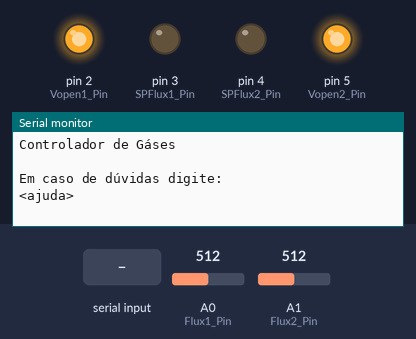
A sketch run on a simulated Arduino Uno, built with avr-gcc and run on an emulated ATmega328P. Parts: output pins drawn as LEDs (lit = HIGH), the last lines printed to the serial monitor. The inputs (shaded band) are chosen by the test bench; at power-on: A0 (Flux1_Pin) = 512, A1 (Flux2_Pin) = 512.

Above: at 1.2 s.
1.3 s: "<sp,1>" received over Serial
At 2.2 s:
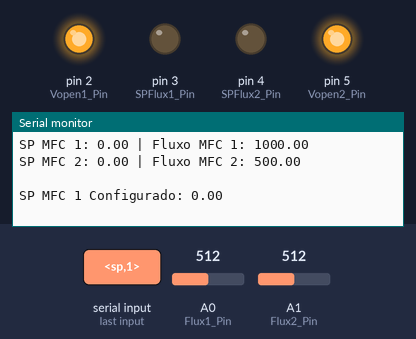
2.8 s: "<fluxmax,1>" received over Serial
At 3.6 s:
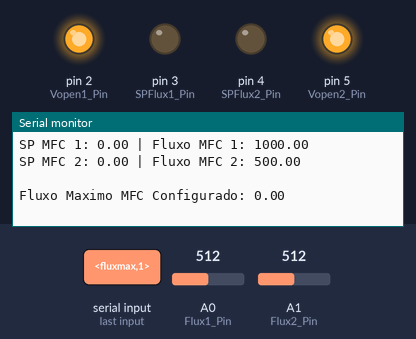
4.3 s: "<fatormfc,1>" received over Serial
At 4.8 s:
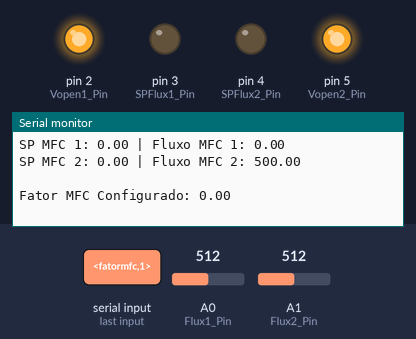
Timing chart, 0 to 7.3 s (numbered marks = the images above; inputs shaded):
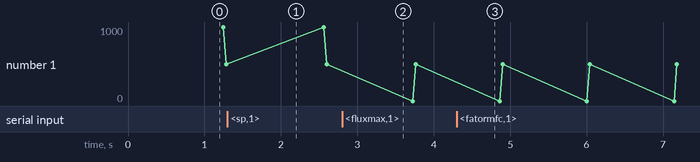

The sketch:

Controle_MFC_Gas.ino
```cpp
// (licence header left out)
//***************************************************************************************************************************
//Declarações Iniciais
//***************************************************************************************************************************

const byte buffSize = 40;
char inputBuffer[buffSize];
const char startMarker = '<';
const char endMarker = '>';
byte bytesRecvd = 0;
boolean readInProgress = false;
boolean newDataFromPC = false;

char messageFromPC[buffSize] = {0};
int intFromPC = 0;
float floatFromPC = 0.0; // fraction of servo range to move

int MFC = 0;
boolean SPMFC_update = false;
boolean FluxMaxMFC_update = false;
boolean FatorMFC_update = false;
boolean FatorGas_update = false;
boolean imprimeAjuda = false;

int amostra = 0;
int intervalo = 3000;

//Configurações MFC 1
#define SPFlux1_Pin 3
#define Vopen1_Pin 2
#define Flux1_Pin A0

int SPFlux1_Out = 0;
float Flux_Max1 = 2000;
float SPFlux1 = 0;
float Flux1 = 0;
float Flux1_Val = 0;
float Fator_MFC1 = 1;
float Fator_Gas_MFC1 = 2.00;


//Configurações MFC 2
#define SPFlux2_Pin 4
#define Vopen2_Pin 5
#define Flux2_Pin A1

int SPFlux2_Out = 0;
float Flux_Max2 = 1000;
float SPFlux2 = 0;
float Flux2 = 0;
float Flux2_Val = 0;
float Fator_MFC2 = 1;
float Fator_Gas_MFC2 = 1.13;

/*
//Configurações MFC 3
#define SPFlux3_Pin 3
#define Vopen3_Pin 2
#define Flux3_Pin A0

int SPFlux3_Out = 0;
float Flux_Max3 = 500;
float SPFlux3 = 0;
float Flux3 = 0;
float Flux3_Val = 0;
float Fator_MFC3 = 1;
float Fator_Gas_MFC3 = 1;

//Configurações MFC 4
#define SPFlux4_Pin 3
#define Vopen4_Pin 2
#define Flux4_Pin A0

int SPFlux4_Out = 0;
float Flux_Max4 = 500;
float SPFlux4 = 0;
float Flux4 = 0;
float Flux4_Val = 0;
float Fator_MFC4 = 1;
float Fator_Gas_MFC4 = 1;
*/

//***************************************************************************************************************************
//Rotinas Principais
//***************************************************************************************************************************

void setup() {

  //Inicia Porta Serial
  Serial.begin(9600);

  pinMode(SPFlux1_Pin,OUTPUT);
  pinMode(Vopen1_Pin,OUTPUT);

  digitalWrite(SPFlux1_Pin,0);
  digitalWrite(Vopen1_Pin,1);

  Flux_Max1 = Flux_Max1*(Fator_MFC1/Fator_Gas_MFC1);

  pinMode(SPFlux2_Pin,OUTPUT);
  pinMode(Vopen2_Pin,OUTPUT);

  digitalWrite(SPFlux2_Pin,0);
  digitalWrite(Vopen2_Pin,1);

  Flux_Max2 = Flux_Max2*(Fator_MFC2/Fator_Gas_MFC2);

  Serial.println("<Arduino is ready>");

  Serial.println(" ");
  Serial.println("* O R N E L A S  C O R P O R A T I O N *");
  Serial.println("Controlador de Gáses");
  Serial.println(" ");
  Serial.println("Em caso de dúvidas digite:");
  Serial.println("<ajuda>");
  Serial.println(" ");
}

void loop() {

  getDataFromPC();
  configIno();
  replyToPC();
  Controle_MFC1();
  Controle_MFC2();
  PrintFluxo();

}


//***************************************************************************************************************************
//Rotinas de Comunicação Serial
//***************************************************************************************************************************

void getDataFromPC() {

    // receive data from PC and save it into inputBuffer

  if(Serial.available() > 0) {

    char x = Serial.read();

      // the order of these IF clauses is significant

    if (x == endMarker) {
      readInProgress = false;
      newDataFromPC = true;
      inputBuffer[bytesRecvd] = 0;
      parseData();
    }

    if(readInProgress) {
      inputBuffer[bytesRecvd] = x;
      bytesRecvd ++;
      if (bytesRecvd == buffSize) {
        bytesRecvd = buffSize - 1;
      }
    }

    if (x == startMarker) {
      bytesRecvd = 0;
      readInProgress = true;
    }
  }
}

//=============

void parseData() {

    // split the data into its parts

  char * strtokIndx; // this is used by strtok() as an index

  strtokIndx = strtok(inputBuffer,",");      // get the first part - the string
  strcpy(messageFromPC, strtokIndx); // copy it to messageFromPC

  strtokIndx = strtok(NULL, ","); // this continues where the previous call left off
  intFromPC = atoi(strtokIndx);     // convert this part to an integer

  strtokIndx = strtok(NULL, ",");
  floatFromPC = atof(strtokIndx);     // convert this part to a float

}

//=============

void replyToPC() {

  if (newDataFromPC) {
    newDataFromPC = false;

    Serial.println(" ");

    if(SPMFC_update){
      SPMFC_update = false;
      Serial.print("SP MFC ");
      Serial.print(MFC);
      Serial.print(" Configurado: ");
      Serial.println(floatFromPC);
      }

    if(FluxMaxMFC_update){
      FluxMaxMFC_update = false;
      Serial.print("Fluxo Maximo MFC Configurado: ");
      Serial.println(floatFromPC);
      }

    if(FatorMFC_update){
      FatorMFC_update = false;
      Serial.print("Fator MFC Configurado: ");
      Serial.println(floatFromPC);
      }

    if(FatorGas_update){
      FatorGas_update = false;
      Serial.print("Fator Gas Configurado: ");
      Serial.println(floatFromPC);
      }

    if(imprimeAjuda){
      imprimeAjuda = false;
      Serial.println("# AJUDA #");
      Serial.println("Forma de digitar os comandos: <comando,numero do MFC,valor>");
      Serial.println("Exemplo: Quero modificar o setpoit do fluxo de gás do MFC 1.");
      Serial.println("Para isso digite o seguinte comando: <sp,1,100>");
      Serial.println("Com isso o Setpoint do MFC 1 será alterado para 100 sccm.");
      Serial.println(" ");
      Serial.println("Comandos que podem ser utilizados neste software:");
      Serial.println("ajuda - Mostra os comandos que podem ser utilizados. (ex: <ajuda>)");
      Serial.println("sp - Altera o Setpoint do fluxo de gás do MFC escolhido. (ex: <sp,1,100>)");
      Serial.println("fluxmax - Altera o fluxo máximo descrito no MFC. (ex: <fluxmax,1,500>)");
      Serial.println("fatormfc - Altera o fator de correção do gás calibrado no MFC. (ex: <fatormfc,1,0.7>)");
      Serial.println("fatorgas - Altera o fator de correção do gás de trabalho. (ex: <fatorgas,1,0.1>)");
      Serial.println(" ");
      Serial.println("Desenvolvedor:");
      Serial.println("Ornelas Corporation");
      }

    Serial.println(" ");
    }
}

//=============

void configIno(){

  if (strcmp(messageFromPC, "sp") == 0){
    MFC = intFromPC;
    SPMFC_update = true;
    }
    else{
      SPMFC_update = false;
    }

   if (strcmp(messageFromPC, "fluxmax") == 0){
    MFC = intFromPC;
    FluxMaxMFC_update = true;
    }
    else{
      FluxMaxMFC_update = false;
    }

   if (strcmp(messageFromPC, "fatormfc") == 0){
    MFC = intFromPC;
    FatorMFC_update = true;
    }
    else{
      FatorMFC_update = false;
    }

   if (strcmp(messageFromPC, "fatorgas") == 0){
    MFC = intFromPC;
    FatorGas_update = true;
    }
    else{
      FatorGas_update = false;
    }

    configMFC();

   if (strcmp(messageFromPC, "ajuda") == 0){
    imprimeAjuda = true;
   }
   else{
   imprimeAjuda = false;
   }
}

//=============

void configMFC(){

  switch (MFC){

    case 1:
    if(SPMFC_update){SPFlux1 = floatFromPC*(Fator_MFC1/Fator_Gas_MFC1);} //SPFlux1 - Fluxo Real
    if(FluxMaxMFC_update){Flux_Max1 = floatFromPC;}
    if(FatorMFC_update){Fator_MFC1 = floatFromPC;}
    if(FatorGas_update){Fator_Gas_MFC1 = floatFromPC;}
    break;

    case 2:
    if(SPMFC_update){SPFlux2 = floatFromPC*(Fator_MFC2/Fator_Gas_MFC2);} //SPFlux2 - Fluxo Real
    if(FluxMaxMFC_update){Flux_Max2 = floatFromPC;}
    if(FatorMFC_update){Fator_MFC2 = floatFromPC;}
    if(FatorGas_update){Fator_Gas_MFC2 = floatFromPC;}
    break;

    default:
    SPMFC_update = false;
    FluxMaxMFC_update = false;
    FatorMFC_update = false;
    FatorGas_update = false;
    break;
  }
}

//=============

void PrintFluxo(){

  if (amostra >= intervalo){
    amostra = 0;
    Serial.print("SP MFC 1: ");
    Serial.print(SPFlux1);
    Serial.print(" | Fluxo MFC 1: ");
    Serial.println(Flux1*Fator_Gas_MFC1);

    amostra = 0;
    Serial.print("SP MFC 2: ");
    Serial.print(SPFlux2);
    Serial.print(" | Fluxo MFC 2: ");
    Serial.println(Flux2*Fator_Gas_MFC2);
  }
  else{
    amostra++;
  }
}

//***************************************************************************************************************************
//Rotinas de Controle dos MFC's
//***************************************************************************************************************************

void Controle_MFC1(){

  SPFlux1_Out = (255*SPFlux1)/Flux_Max1;
  analogWrite(SPFlux1_Pin,SPFlux1_Out);

  Flux1_Val = analogRead(Flux1_Pin);
  Flux1 = (Flux1_Val*Flux_Max1)/1024;
}

void Controle_MFC2(){

  SPFlux2_Out = (255*SPFlux2)/Flux_Max2;
  analogWrite(SPFlux2_Pin,SPFlux2_Out);

  Flux2_Val = analogRead(Flux2_Pin);
  Flux2 = (Flux2_Val*Flux_Max2)/1024;
}
```

Measured:
- after the input at 1.3 s, the serial monitor: prints a new line at once (image 1)
- after the input at 2.8 s, the serial monitor: prints a new line at once (image 2)
- after the input at 4.3 s, the serial monitor: prints a new line at once (image 3)
